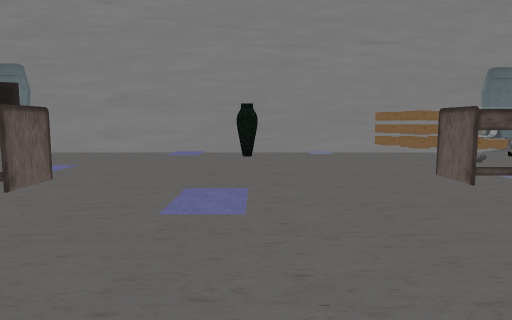
view 1 (above)

24 first-person views from a walk through a Unity game level. The camera is 1.4 m above the floor, tilts 6° down and sees 70° across. The floor is counted in squares, 2 m on a side. Each view is taken from the middle of a square. On the plan, view 1 faces up. The plan holds only what a view shows up to about 11 squares ahead; the rest is blank. The place goes on beyond the plan. The player is left out. Some animated figures are left out. Some surface patterns are stand-ins.

view 2
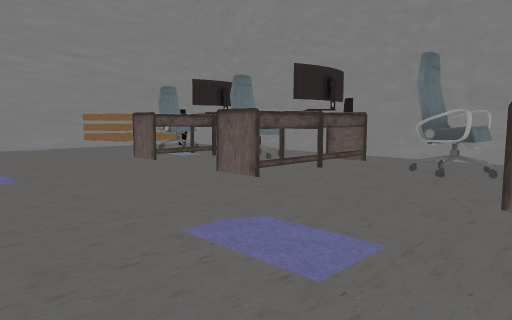

view 3
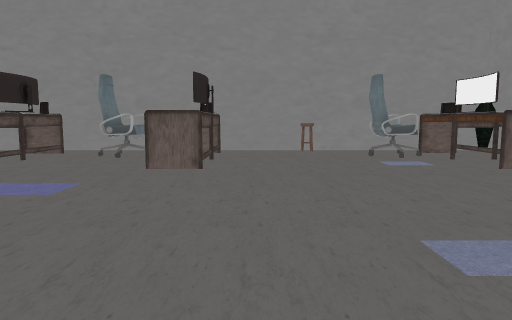

view 4
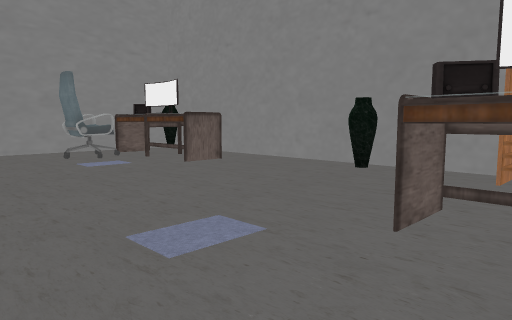

view 5
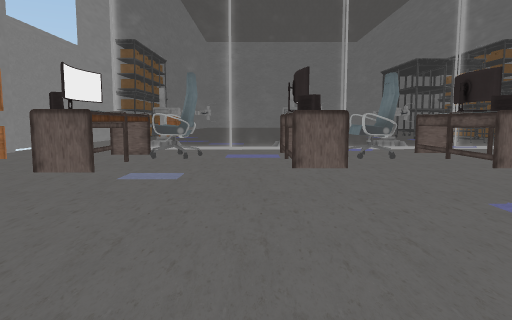

view 6
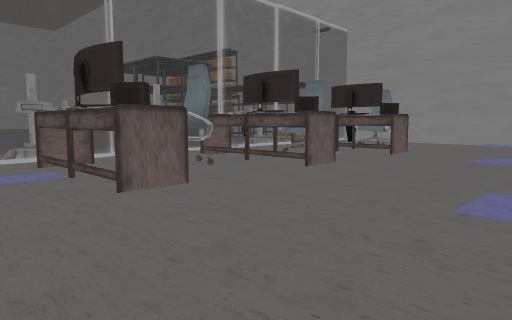

view 7
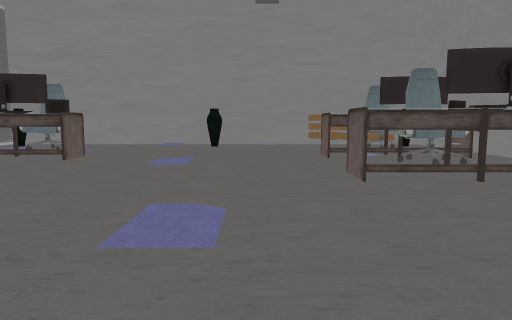

view 8
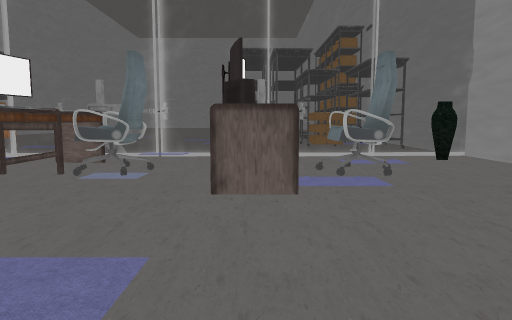

view 9
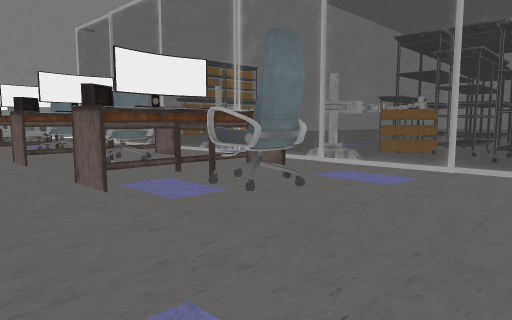

view 10
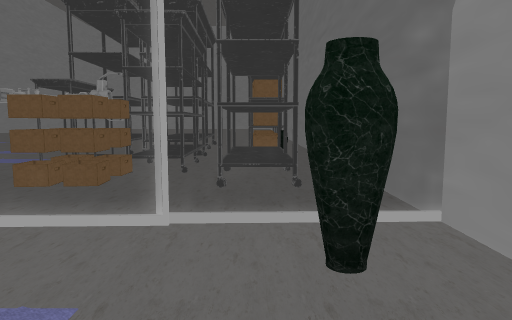

view 11
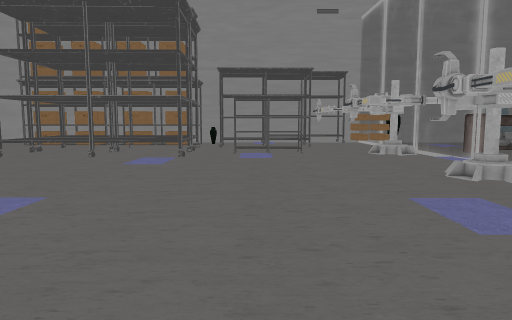

view 12
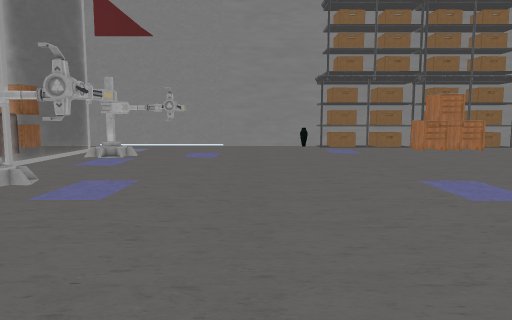

view 13
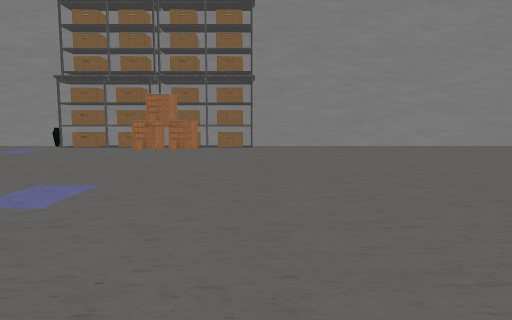

view 14
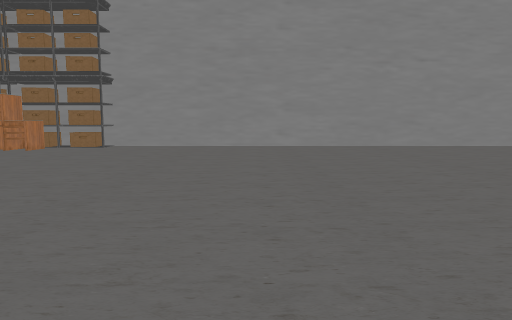

view 15
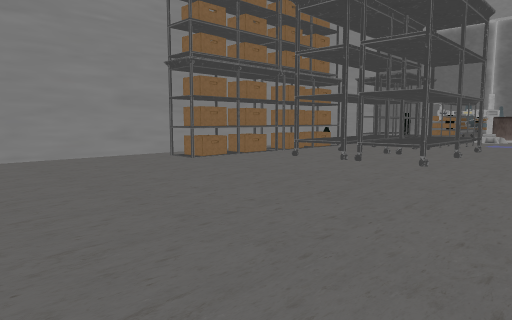

view 16
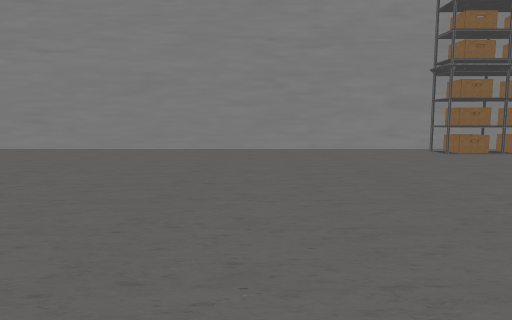

view 17
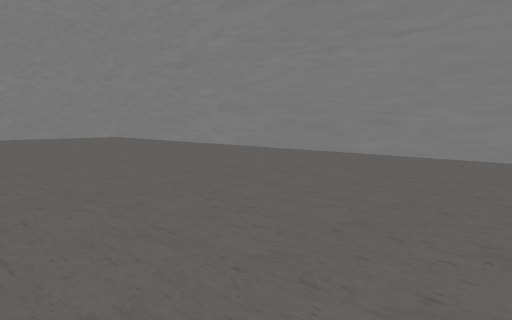

view 18
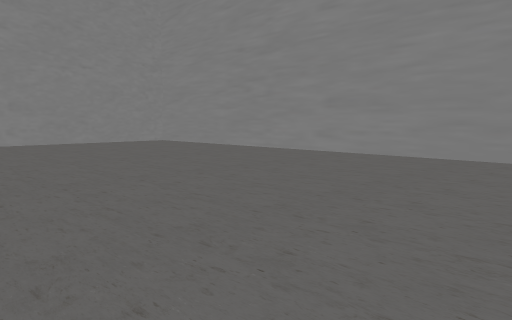

view 19
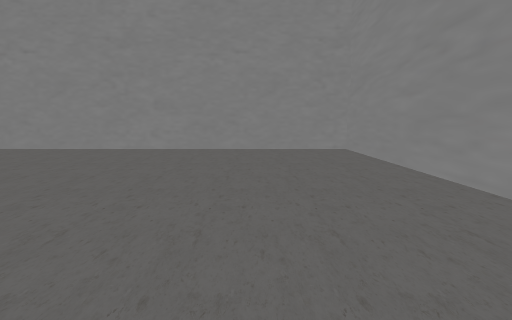

view 20
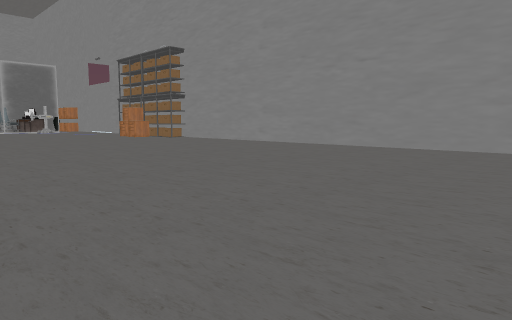

view 21
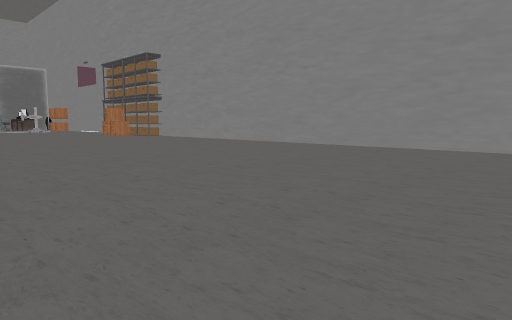

view 22
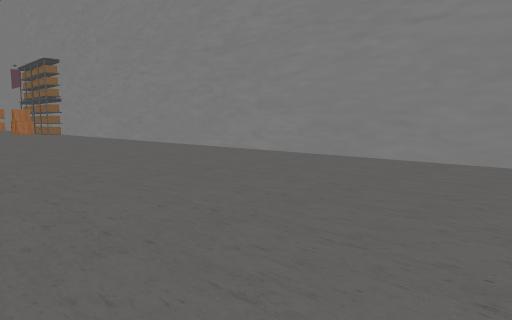

view 23
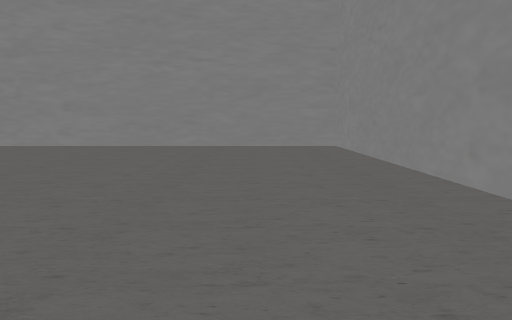

view 24
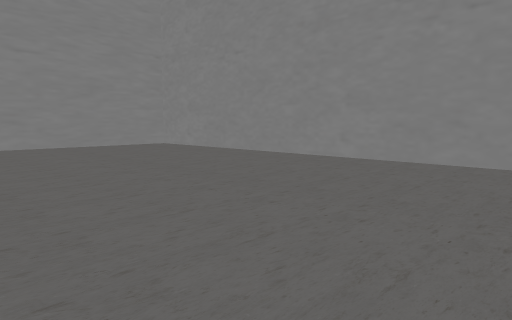

### Floor plan
Ten units are one square. View 1 is at (0, 0); x grows to the right and y downward. Boxes are objects, and circles mark ways between rooms. Rooms are numbered by the first view taken in them; rooms with no view inside come last. Other rooms are left out.
<svg viewBox="-398 -90 468 180">
<path fill="none" stroke="#000" d="M-44 -6 -52 -6M-44 24 -52 24M50 -11 50 -21M50 -12 23 -12 23 -21M-51 -14 -44 -14M-52 15 -52 25M-52 -15 -52 -6M-46 -36 -52 -36 -52 -45 -52 -36 -45 -36M60 -25 60 -80M28 -65 28 -73M-47 54 -47 60M34 -64 33 -73 26 -73 26 -80M33 -69 27 -69M-48 61 -48 54M23 75 23 67 35 67M-67 -58 -67 -52M-70 -59 -69 -51M-72 -59 -72 -51M-74 -58 -74 -52M53 85 60 85 60 -15M57 -83 -69 -83M-54 85 38 85M-74 -74 -74 -67M-52 -6 -45 -6M28 -65 28 -72M42 -63 42 -69M-47 60 -38 60M33 -71 26 -71M-166 -69 -166 -76M-171 -83 -393 -83 -393 85 -149 85M-169 84 -169 78 -146 78M-166 84 -166 79M-145 78 -116 78M-147 85 -54 85M-116 -44 -115 -33 -151 -32 -151 -44M-116 -59 -116 -47 -151 -46 -152 -57M-116 -69 -169 -69 -169 -77M-105 -45 -90 -45 -90 -40 -105 -40M-120 79 -120 85M-86 -60 -86 -54 -109 -53 -109 -61M-74 -51 -75 -58M-69 -51 -70 -59M-74 -67 -99 -67M-66 -56 -75 -55M-116 -76 -116 -69M-120 -75 -120 -69M-109 -61 -86 -60M-69 -83 -101 -83M-141 -83 -171 -83"/>
<rect x="-65" y="-75" width="10" height="10" fill="#bbb"><title>vase</title></rect>
<rect x="-55" y="-25" width="10" height="10" fill="#bbb"><title>chair</title></rect>
<rect x="-45" y="75" width="10" height="10" fill="#bbb"><title>other object</title></rect>
<rect x="-45" y="45" width="10" height="10" fill="#bbb"><title>chair</title></rect>
<rect x="-45" y="35" width="10" height="10" fill="#bbb"><title>carpet</title></rect>
<rect x="-45" y="15" width="10" height="10" fill="#bbb"><title>other object</title></rect>
<rect x="-45" y="5" width="10" height="10" fill="#bbb"><title>chair</title></rect>
<rect x="-45" y="-15" width="10" height="10" fill="#bbb"><title>other object</title></rect>
<rect x="-45" y="-25" width="10" height="10" fill="#bbb"><title>carpet</title></rect>
<rect x="-45" y="-45" width="10" height="10" fill="#bbb"><title>other object</title></rect>
<rect x="-45" y="-55" width="10" height="10" fill="#bbb"><title>chair</title></rect>
<rect x="-35" y="55" width="10" height="10" fill="#bbb"><title>other object</title></rect>
<rect x="-35" y="15" width="10" height="10" fill="#bbb"><title>other object</title></rect>
<rect x="-35" y="-15" width="10" height="10" fill="#bbb"><title>other object</title></rect>
<rect x="-35" y="-45" width="10" height="10" fill="#bbb"><title>other object</title></rect>
<rect x="-25" y="75" width="10" height="10" fill="#bbb"><title>other object</title></rect>
<rect x="-25" y="55" width="10" height="10" fill="#bbb"><title>other object</title></rect>
<rect x="-5" y="75" width="10" height="10" fill="#bbb"><title>vase</title></rect>
<rect x="-5" y="-75" width="10" height="10" fill="#bbb"><title>vase</title></rect>
<rect x="25" y="15" width="20" height="10" fill="#bbb"><title>other object</title></rect>
<rect x="25" y="-45" width="10" height="10" fill="#bbb"><title>other object</title></rect>
<rect x="35" y="65" width="10" height="10" fill="#bbb"><title>other object</title></rect>
<rect x="35" y="55" width="10" height="10" fill="#bbb"><title>chair</title></rect>
<rect x="35" y="-5" width="10" height="10" fill="#bbb"><title>chair</title></rect>
<rect x="35" y="-25" width="10" height="10" fill="#bbb"><title>other object</title></rect>
<rect x="35" y="-35" width="10" height="10" fill="#bbb"><title>chair</title></rect>
<rect x="35" y="-45" width="10" height="10" fill="#bbb"><title>other object</title></rect>
<rect x="35" y="-65" width="10" height="10" fill="#bbb"><title>chair</title></rect>
<rect x="45" y="75" width="10" height="10" fill="#bbb"><title>vase</title></rect>
<rect x="45" y="65" width="10" height="10" fill="#bbb"><title>other object</title></rect>
<rect x="45" y="15" width="10" height="10" fill="#bbb"><title>other object</title></rect>
<rect x="45" y="-45" width="10" height="10" fill="#bbb"><title>other object</title></rect>
<rect x="45" y="-75" width="10" height="10" fill="#bbb"><title>other object</title></rect>
<rect x="55" y="35" width="10" height="10" fill="#bbb"><title>stool</title></rect>
<rect x="-155" y="65" width="10" height="10" fill="#bbb"><title>other object</title></rect>
<rect x="-145" y="65" width="10" height="10" fill="#bbb"><title>other object</title></rect>
<rect x="-115" y="75" width="10" height="10" fill="#bbb"><title>other object</title></rect>
<rect x="-75" y="15" width="10" height="10" fill="#bbb"><title>other object</title></rect>
<rect x="-75" y="-15" width="10" height="10" fill="#bbb"><title>other object</title></rect>
<rect x="-75" y="-45" width="10" height="10" fill="#bbb"><title>other object</title></rect>
<rect x="-65" y="-25" width="10" height="10" fill="#bbb"><title>other object</title></rect>
<rect x="-115" y="-85" width="10" height="10" fill="#bbb"><title>other object</title></rect>
<circle cx="-60" cy="75" r="3" fill="#2a7"/>
<circle cx="-110" cy="-60" r="3" fill="#2a7"/>
<circle cx="-160" cy="-70" r="3" fill="#2a7"/>
<circle cx="-170" cy="-80" r="3" fill="#2a7"/>
<text x="0" y="0">1</text>
<text x="-240" y="0">2</text>
<text x="-100" y="-80">3</text>
<text x="-160" y="-80">4</text>
</svg>
Room 1 opens to room 2. Room 2 opens to room 3. Room 2 opens to room 4.

Where each view was taken, in squares from view 1:
view 1: 0 up, 0 right, facing up
view 2: 2 down, 1 left, facing up-right
view 3: 3 down, 3 left, facing right
view 4: 3 down, 3 left, facing down-right
view 5: 3 down, 3 right, facing left
view 6: 4 down, 1 right, facing up-left
view 7: 3 down, 1 right, facing up
view 8: 4 up, 1 right, facing left
view 9: 8 up, 1 left, facing down-left
view 10: 7 up, 4 left, facing left
view 11: 4 down, 10 left, facing up
view 12: 2 up, 10 left, facing down
view 13: 2 up, 17 left, facing down
view 14: 2 up, 21 left, facing down
view 15: 1 up, 21 left, facing up-right
view 16: 1 down, 21 left, facing up
view 17: 1 up, 23 left, facing up-left
view 18: 1 up, 27 left, facing up-left
view 19: 6 up, 30 left, facing left
view 20: 1 up, 31 left, facing down-right
view 21: 1 up, 33 left, facing down-right
view 22: 2 down, 38 left, facing down-right
view 23: 2 up, 37 left, facing down
view 24: 2 up, 33 left, facing down-left
